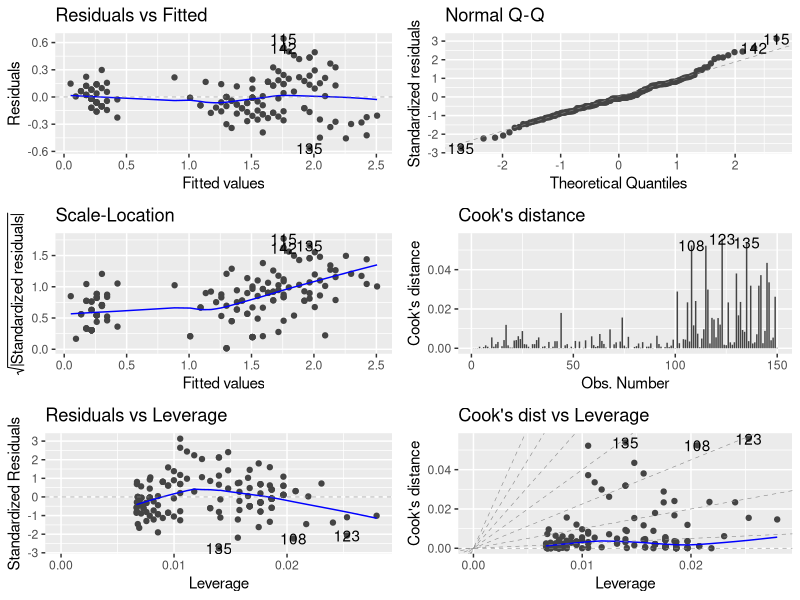
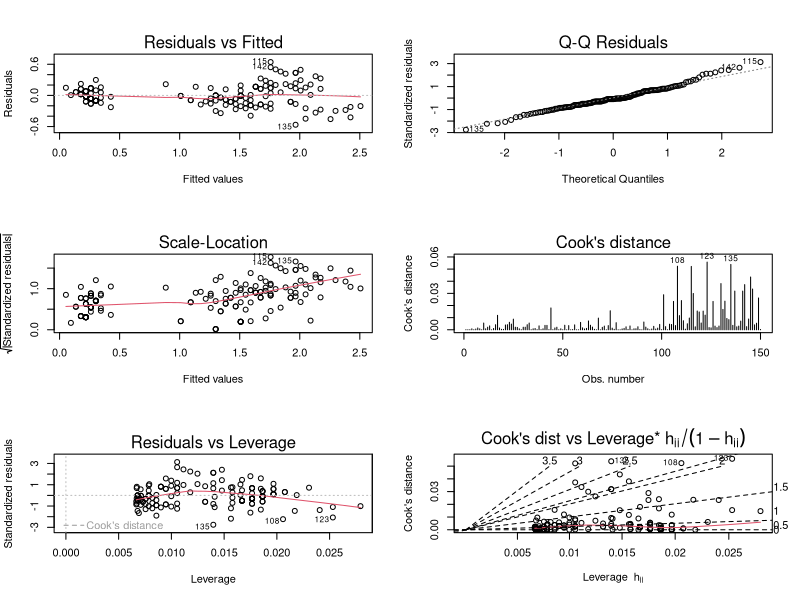
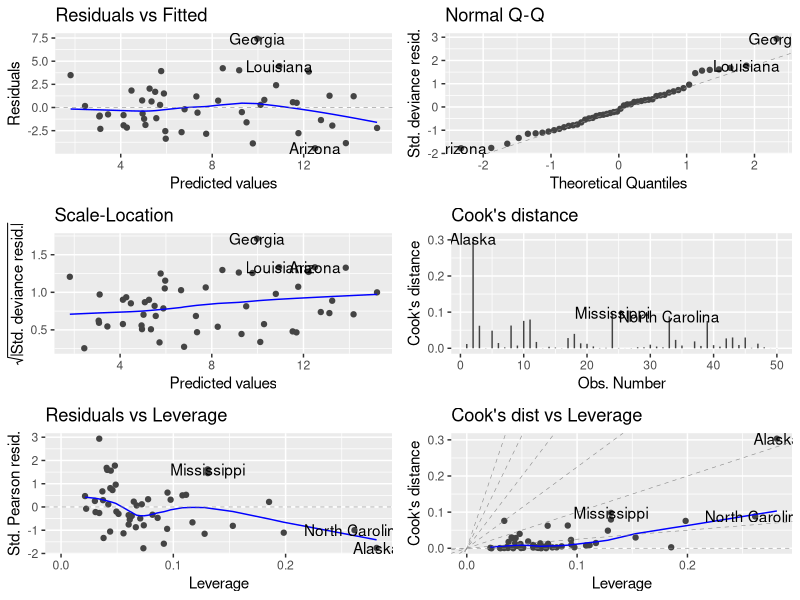
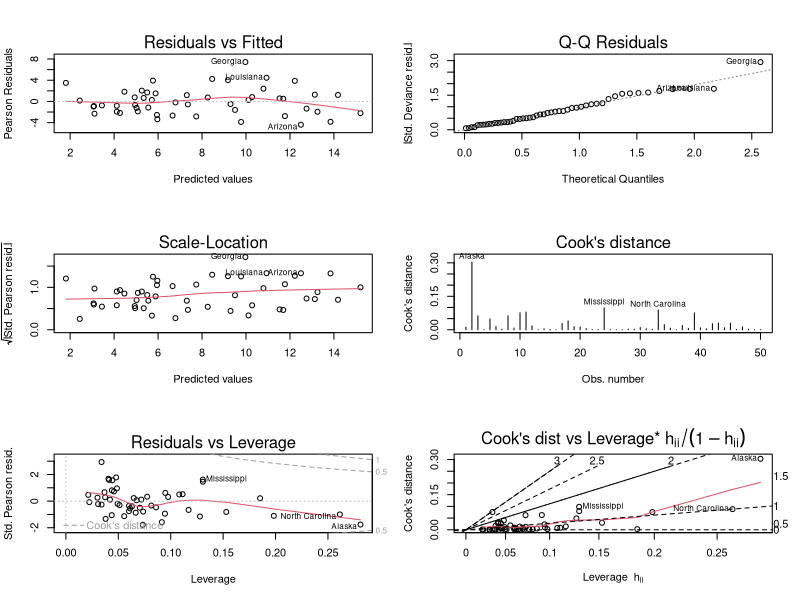
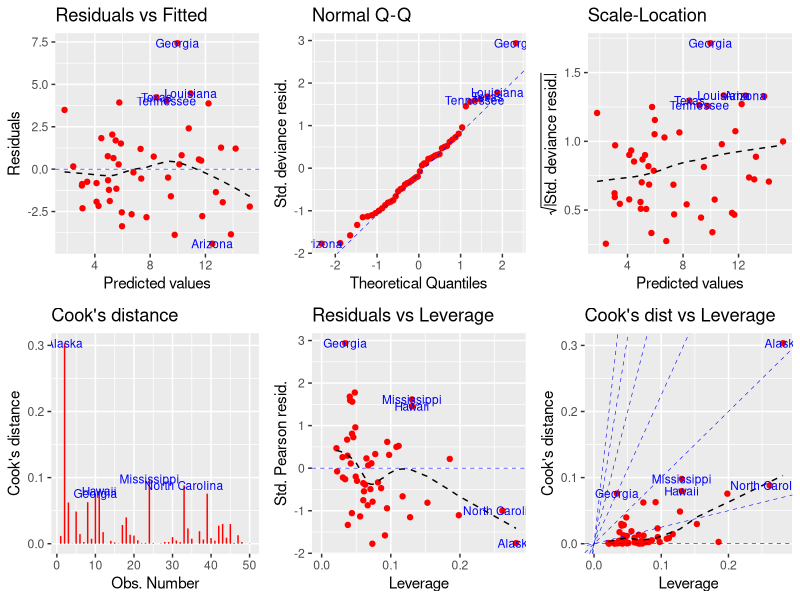

These charts were generated, in order, by the following R code:
## ---- chunk 1
library(knitr)
opts_chunk$set(fig.width=8, fig.height=6, fig.path='figures/lmcompat-', warning=FALSE)
## ---- chunk 2
library(ggfortify)
m <- lm(Petal.Width ~ Petal.Length, data = iris)
autoplot(m, which = 1:6)

par(mfrow = c(3, 2))
plot(m, which = 1:6)
## ---- chunk 3
m <- glm(Murder ~ Assault + UrbanPop + Rape,
         family = gaussian, data = USArrests)

autoplot(m, which = 1:6, ncol = 2)

par(mfrow = c(3, 2))
plot(m, which = 1:6)
## ---- chunk 4
autoplot(m, which = 1:6, colour = 'red',
         smooth.colour = 'black', smooth.linetype = 'dashed',
         ad.colour = 'blue',
         label.size = 3, label.n = 5, label.colour = 'blue',
         ncol = 3)
